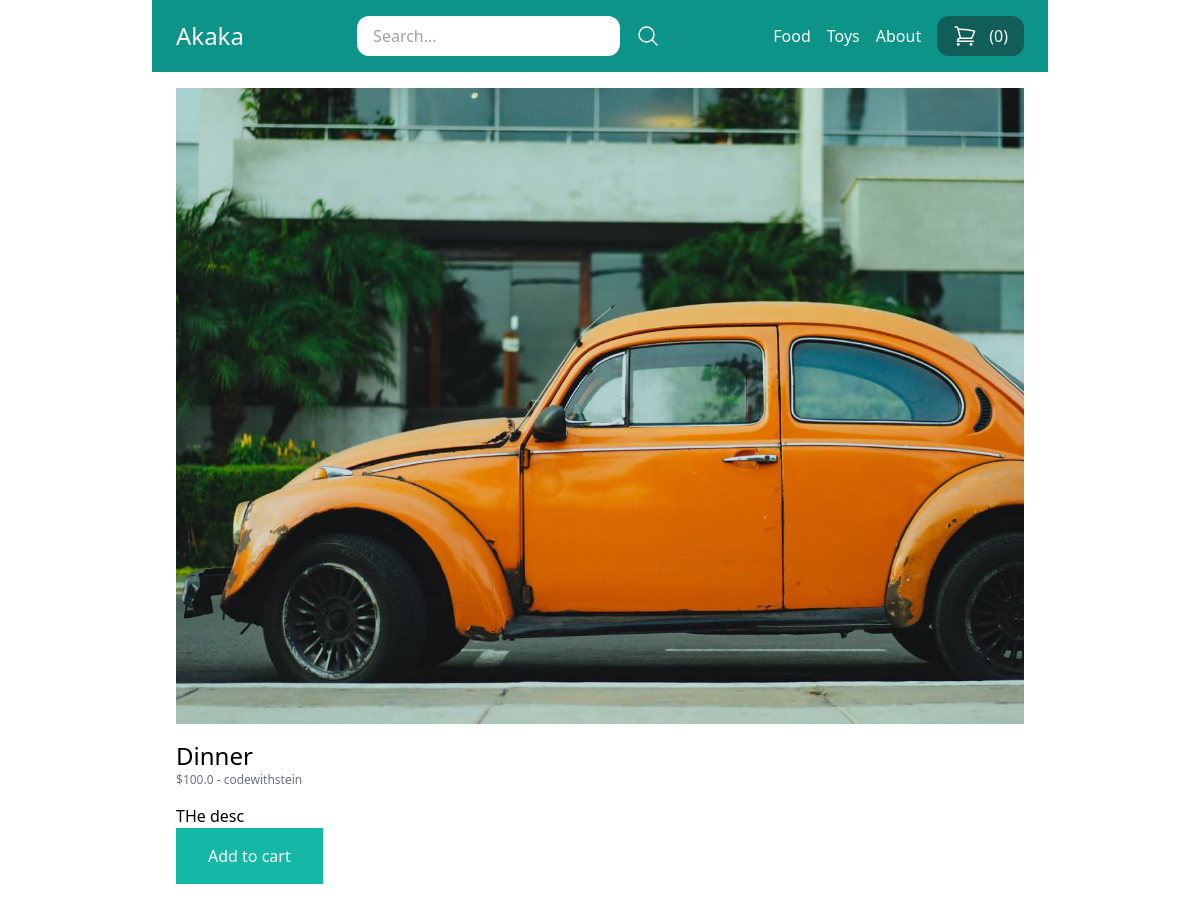
The app's page /food/dinner/ with its own data.
### store/models.py (models this page shows, shortened)
class Category(models.Model):
    title = models.CharField(max_length=50)
    slug = models.SlugField(max_length=50)
    class Meta:
        verbose_name_plural = 'Categories'

class Product(models.Model):
    DRAFT = 'draft'
    WAITING_APPROVAL = 'waitingapproval'
    ACTIVE = 'active'
    DELETED = 'deleted'
    STATUS_CHOICES = (
        (DRAFT, 'Draft'),
        (WAITING_APPROVAL, 'Waiting approval'),
        (ACTIVE, 'Active'),
        (DELETED, 'Deleted'),
    )
    user = models.ForeignKey(User, related_name='products', on_delete=models.CASCADE)
    category = models.ForeignKey(Category, related_name='products', on_delete=models.CASCADE)
    title = models.CharField(max_length=50)
    slug = models.SlugField(max_length=50)
    description = models.TextField(blank=True)
    price = models.IntegerField()
    image = models.ImageField(upload_to='uploads/product_images', blank=True, null=True)
    thumbnail = models.ImageField(upload_to='uploads/product_images/thumbnail', blank=True, null=True)
    created_at = models.DateTimeField(auto_now_add=True)
    updated_at = models.DateTimeField(auto_now=True)
    status = models.CharField(max_length=50, choices=STATUS_CHOICES, default=ACTIVE)
    class Meta:
        ordering = ('-created_at',)
    def get_display_price(self):
        return self.price / 100

### store/views.py (the view)
# urls.py: path('<slug:category_slug>/<slug:slug>/', views.product_detail, name='product_detail'),
def product_detail(request, category_slug, slug):
    product = get_object_or_404(Product, slug=slug, status=Product.ACTIVE)
    return render(request, 'store/product_detail.html', {
        'product': product
    })

### store/cart.py (called while the page is built)
    def __len__(self):
        return sum(item['quantity'] for item in self.cart.values())

### store/context_processors.py (called while the page is built)
def cart(request):
    return {'cart': Cart(request)}

### store/templatetags/menu.py (called while the page is built)
@register.inclusion_tag('home/menu.html')
def menu():
    categories = Category.objects.all()
    return {'categories': categories}

### store/templates/store/product_detail.html (shortened to what this page needs)
{% extends 'home/base.html' %}
{% block content %}
    {% if product.image %}
    <div class="image mb-4">
        <img src="{{ product.image.url }}" alt="Image of {{ product.title }}">
    </div>
    {% endif %}
    <h1 class="text-2xl">{{ product.title }}</h1>
    <p class="text-xs text-gray-500">
        ${{ product.get_display_price }}
        -
        <a href="{% url 'vendor_detail' product.user.id %}">{% firstof product.user.get_full_name product.user.username %}</a>
    </p>
    {% if product.description %}
        <p class="mt-4">
            {{ product.description }}
        </p>
    {% endif %}
    <a href="{% url 'add_to_cart' product.id %}" class="inline-block px-8 py-4 bg-teal-500 text-white">Add to cart</a>
{% endblock %}

### home/templates/home/menu.html
{% for category in categories %}
    <a href="{% url 'category_detail' category.slug %}" class="text-white">{{ category.title }}</a>
{% endfor %}
<a href="{% url 'about' %}" class="text-white">About</a>

### records on screen
Category: title "Food"
Category: title "Toys"
Product: image (picture), title "Dinner", get_display_price "100.0", user.username "codewithstein", description "THe desc"

### other values on screen
{{ cart|length }} "0"
